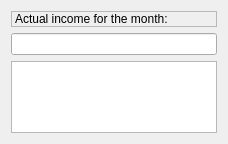
                 <widget class="QWidget" name="tboxPagePayMonth">
                  <property name="geometry">
                   <rect>
                    <x>0</x>
                    <y>0</y>
                    <width>228</width>
                    <height>144</height>
                   </rect>
                  </property>
                  <attribute name="label">
                   <string>Payment</string>
                  </attribute>
                  <layout class="QVBoxLayout" name="verticalLayout_18">
                   <item>
                    <widget class="QLabel" name="lblCalPricePayMonth">
                     <property name="frameShape">
                      <enum>QFrame::StyledPanel</enum>
                     </property>
                     <property name="frameShadow">
                      <enum>QFrame::Raised</enum>
                     </property>
                     <property name="text">
                      <string>Actual income for the month:</string>
                     </property>
                    </widget>
                   </item>
                   <item>
                    <widget class="vmLineEdit" name="txtCalPricePayMonth">
                     <property name="font">
                      <font>
                       <weight>75</weight>
                       <bold>true</bold>
                      </font>
                     </property>
                     <property name="readOnly">
                      <bool>true</bool>
                     </property>
                    </widget>
                   </item>
                   <item>
                    <widget class="vmListWidget" name="lstCalPaysMonth"/>
                   </item>
                  </layout>
                 </widget>
